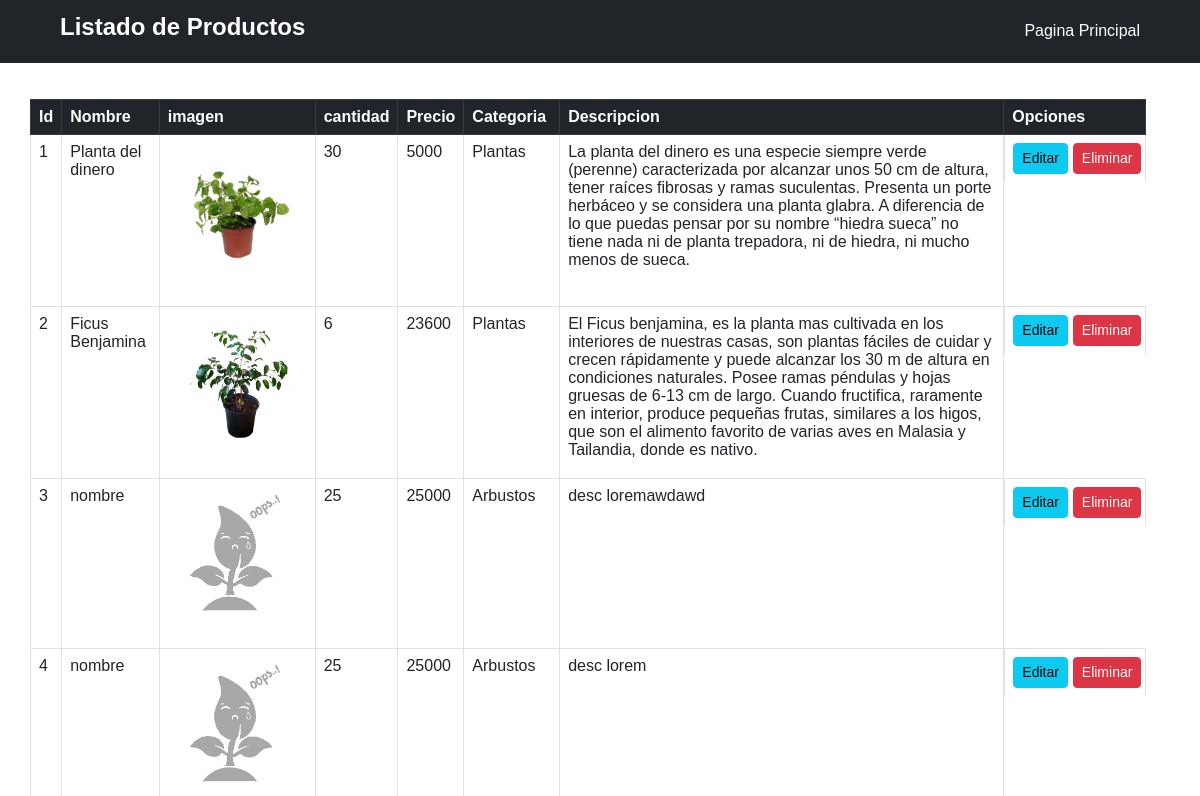
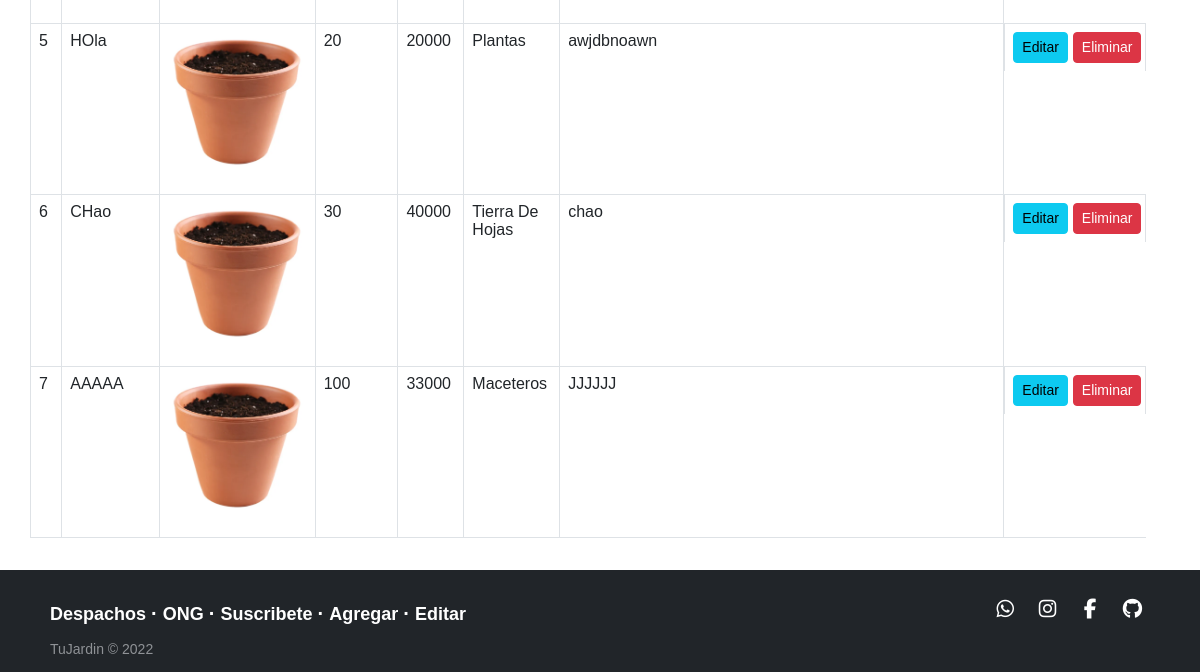
The page /crud on the database as committed earlier (2 pictures, top to bottom).
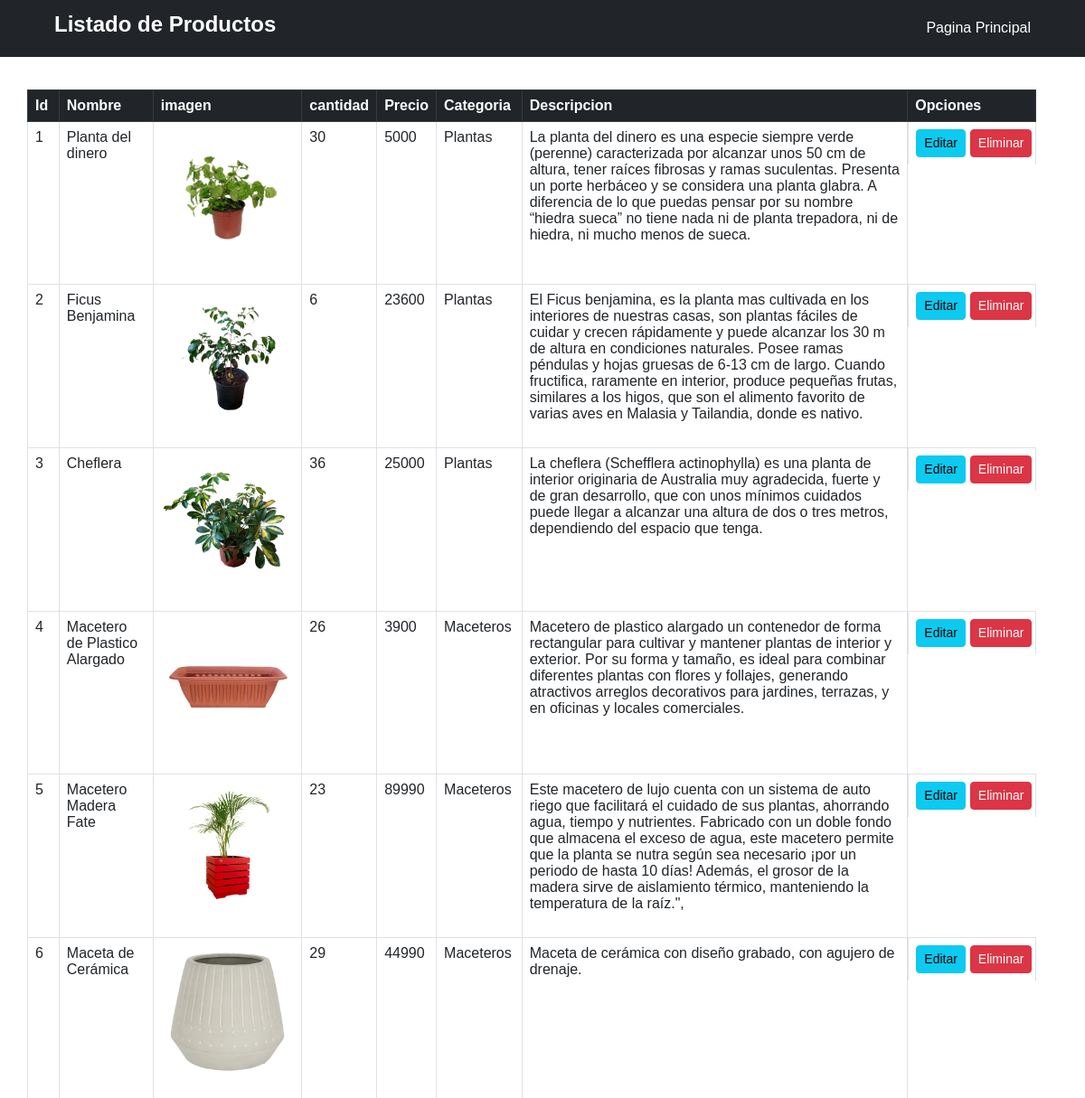
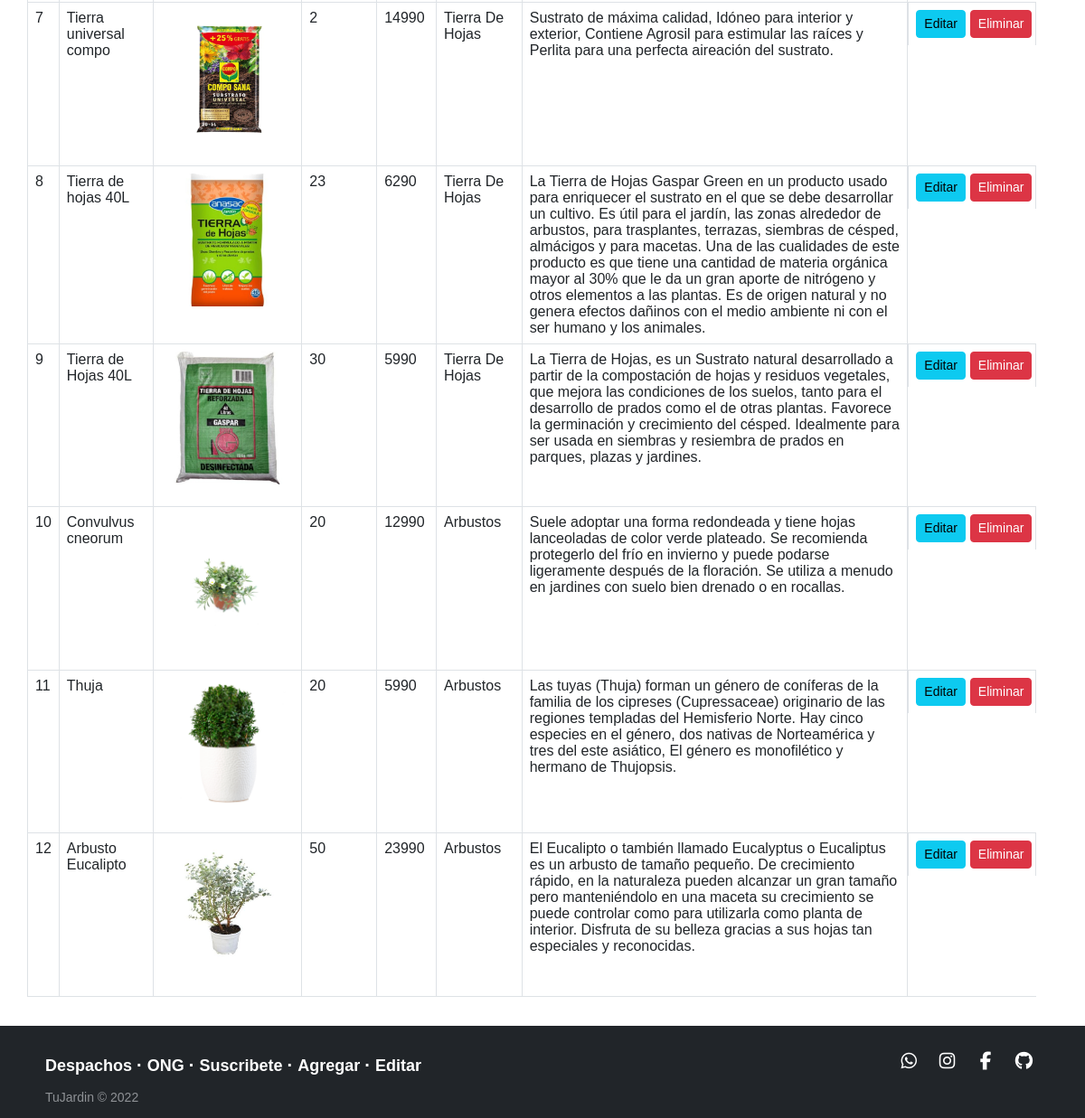
The same page on the database as committed later (2 pictures, top to bottom).
### core/models.py (models this page shows, shortened)
class Producto(models.Model):
    idProducto = models.AutoField(primary_key=True,verbose_name='id de Producto')
    nombre_prod = models.CharField(max_length=40,verbose_name='Nombre_prod')
    imagen_prod = models.ImageField(upload_to="Productos", null=True, blank=True) #python -m pip install Pillow   eso me lo pidio
    descripcion_prod = models.TextField(verbose_name='Descripcion')
    cantidad_prod = models.IntegerField(verbose_name='Cantidad de productos')
    precio_prod = models.IntegerField(verbose_name='Precio')
    categoria = models.ForeignKey(Categoria, null=True, blank=True, on_delete=models.CASCADE)

class Categoria(models.Model):
    idCategoria = models.IntegerField(primary_key=True, verbose_name='Id de categoria')
    nombreCategoria = models.CharField(max_length=50, verbose_name='Nombre de la Categoria')
    def __str__(self):
        return self.nombreCategoria

### core/views.py (the view)
# urls.py: path('crud', crud, name='crud'),
def crud(request):
    productos= Producto.objects.all()
    datos = {
        'productos': productos
    }
    return render(request, 'core/Crud.html', datos) #claro esto es solo una prueba la pagina puede cambiar

### core/templates/core/Crud.html (shortened to what this page needs)
<html lang="en">
{% load static %}
<head>
    <link href={% static 'core/css/index.css' %} rel="stylesheet" type="text/css">
    <link href="https://cdn.jsdelivr.net/npm/bootstrap@5.2.0-beta1/dist/css/bootstrap.min.css" rel="stylesheet">
</head>
<body>
    <nav class="navbar navbar-dark bg-dark">
        <span style="padding-left:5%;font-size: 1.5rem;font-weight: 700;" class="navbar-brand mb-2 h1">Listado de Productos</span>
        <a style="padding-right:5%; font-size: 1.0rem" class="linkMenu" href={% url 'index' %}>Pagina Principal</a>
    </nav>
<div class="row">
<div class="col">
    <div class="container" style="margin-top: 3%;height: 100%;">
        <div class="column">
            <div class="row">
                <div class="row mb-3">
                    <table class="table table-bordered" id="categorias">
                        <thead class="table-dark">
                            <tr>
                                <th>Id</th>
                                <th>Nombre</th>
                                <th>imagen</th>
                                <th>cantidad</th>
                                <th>Precio</th>
                                <th>Categoria</th>
                                <th>Descripcion</th>
                                <th>Opciones</th>
                            </tr>
                        </thead>
                    {% for ve in productos%}
                    <tr>
                        <td>{{ve.idProducto}}</td>
                        <td>{{ve.nombre_prod}}</td>
                        {% if ve.imagen_prod %}
                        <td><img id="container" class="img-fluid mb-3 fotito" src={{ve.imagen_prod.url}} alt="{{ve.nombre_prod}}"></td>
                        {% endif%}
                        {% if not ve.imagen_prod %}
                        <td><img id="container" class="img-fluid mb-3 fotito" src={% static "core/img/IMG.png" %} alt="{{ve.nombre_prod}}"></td>
                        {% endif%}
                        <td>{{ve.cantidad_prod}}</td>
                        <td>{{ve.precio_prod}}</td>
                        <td>{{ve.categoria}}</td>
                        <td>{{ve.descripcion_prod}}</td>
                        <td style="display: flex;">
                            <a style="margin-right:4%;" href="{% url 'mod' ve.idProducto %}" class="btn btn-info btn-sm">Editar</a>
                            <a href="{% url 'eliminar' ve.idProducto %}" class="btn btn-danger btn-sm">Eliminar</a>
                        </td>
                    </tr>
                    {% endfor %}
                </table>
                </div>
            </div>
        </div>
        </div>
    </div>
</div>
<div class="col">
<footer class="footer-distributed">
                <div class="footer-right">
                    <a href="#"><i class="fa fa-whatsapp"></i></a>
                    <a href="#"><i class="fa fa-instagram"></i></a>
                    <a href="#"><i class="fa fa-facebook"></i></a>
                    <a href="#"><i class="fa fa-github"></i></a>
                </div>
                <div class="footer-left">
                    <p class="footer-links">
                        <p class="footer-links">
                                      <a class="link-1" href={%url 'usuario' %}>Despachos</a>
                                      <a href="#">ONG</a>
                                      <a href="#">Suscribete</a>
                                      <a href={% url 'formulario' %}>Agregar</a>
                                      <a href={% url 'crud' %}>Editar</a>
                                  </p>
                    <p>TuJardin &copy; 2022</p>
                </div>
            </footer>
        </div>
</body>
</html>

### core/static/core/css/index.css (style rules this page uses)
* { font-family: 'league spartan', sans-serif; }
body { margin: 0; padding: 0; width: 100vw; height: 100vh; overflow-x:hidden; }
.linkMenu { text-decoration: none; color: white; }
.footer-distributed { background-color: #212529; box-shadow: 0 1px 1px 0 rgba(0, 0, 0, 0.12); box-sizing: border-box; width: 100%; text-align: left; font: normal 16px sans-serif; padding: 15px 50px; }
.footer-distributed .footer-left p { color: #8f9296; font-size: 14px; margin: 0; }
.footer-distributed p.footer-links { font-size: 18px; font-weight: bold; color: #ffffff; margin: 0 0 10px; padding: 0; transition: ease .25s; }
.footer-distributed p.footer-links a { display: inline-block; line-height: 1.8; text-decoration: none; color: inherit; transition: ease .25s; }
.footer-distributed .footer-links a:before { content: "·"; font-size: 20px; left: 0; color: #fff; display: inline-block; padding-right: 5px; }
.footer-distributed .footer-links .link-1:before { content: none; }
.footer-distributed .footer-right { float: right; margin-top: 6px; max-width: 180px; }
.footer-distributed .footer-right a { display: inline-block; width: 35px; height: 35px; padding-top: 8px; border-radius: 2px; font-size: 20px; color: #ffffff; text-align: center; line-height: 35px; margin-left: 3px; transition:all .25s; border-radius: 20px; }
h4, h2,small,a { margin: 0; padding: 0; }
a { text-decoration: none; }

Rows that differ between the two databases and show on the page:
changed Producto id 3: nombre_prod "nombre" → "Cheflera"; imagen_prod: picture added; cantidad_prod "25" → "36"; categoria "Arbustos" → "Plantas"; descripcion_prod "desc loremawdawd" → "La cheflera (Schefflera actinophylla) es una planta de interior originaria de Australia muy agradecida, fuerte y de gran desarrollo, que con unos mínimos cuidados puede llegar a alcanzar una altura de dos o tres metros, dependiendo del espacio que tenga."
changed Producto id 4: nombre_prod "nombre" → "Macetero de Plastico Alargado"; imagen_prod: picture added; cantidad_prod "25" → "26"; precio_prod "25000" → "3900"; categoria "Arbustos" → "Maceteros"; descripcion_prod "desc lorem" → "Macetero de plastico alargado un contenedor de forma rectangular para cultivar y mantener plantas de interior y exterior. Por su forma y tamaño, es ideal para combinar diferentes plantas con flores y follajes, generando atractivos arreglos decorativos para jardines, terrazas, y en oficinas y locales comerciales."
changed Producto id 5: nombre_prod "HOla" → "Macetero Madera Fate"; imagen_prod: a different picture; cantidad_prod "20" → "23"; precio_prod "20000" → "89990"; categoria "Plantas" → "Maceteros"; descripcion_prod "awjdbnoawn" → "Este macetero de lujo cuenta con un sistema de auto riego que facilitará el cuidado de sus plantas, ahorrando agua, tiempo y nutrientes. Fabricado con un doble fondo que almacena el exceso de agua, este macetero permite que la planta se nutra según sea necesario ¡por un periodo de hasta 10 días! Además, el grosor de la madera sirve de aislamiento térmico, manteniendo la temperatura de la raíz.\","
changed Producto id 6: nombre_prod "CHao" → "Maceta de Cerámica"; imagen_prod: a different picture; cantidad_prod "30" → "29"; precio_prod "40000" → "44990"; categoria "Tierra De Hojas" → "Maceteros"; descripcion_prod "chao" → "Maceta de cerámica con diseño grabado, con agujero de drenaje."
changed Producto id 7: nombre_prod "AAAAA" → "Tierra universal compo"; imagen_prod: a different picture; cantidad_prod "100" → "2"; precio_prod "33000" → "14990"; categoria "Maceteros" → "Tierra De Hojas"; descripcion_prod "JJJJJJ" → "Sustrato de máxima calidad, Idóneo para interior y exterior, Contiene Agrosil para estimular las raíces y Perlita para una perfecta aireación del sustrato."
added Producto: idProducto "8", nombre_prod "Tierra de hojas 40L", imagen_prod (picture), cantidad_prod "23", precio_prod "6290", categoria "Tierra De Hojas", descripcion_prod "La Tierra de Hojas Gaspar Green en un producto usado para enriquecer el sustrato en el que se debe desarrollar un cultivo. Es útil para el jardín, las zonas alrededor de arbustos, para trasplantes, terrazas, siembras de césped, almácigos y para macetas. Una de las cualidades de este producto es que tiene una cantidad de materia orgánica mayor al 30% que le da un gran aporte de nitrógeno y otros elementos a las plantas. Es de origen natural y no genera efectos dañinos con el medio ambiente ni con el ser humano y los animales."
added Producto: idProducto "9", nombre_prod "Tierra de Hojas 40L", imagen_prod (picture), cantidad_prod "30", precio_prod "5990", categoria "Tierra De Hojas", descripcion_prod "La Tierra de Hojas, es un Sustrato natural desarrollado a partir de la compostación de hojas y residuos vegetales, que mejora las condiciones de los suelos, tanto para el desarrollo de prados como el de otras plantas. Favorece la germinación y crecimiento del césped. Idealmente para ser usada en siembras y resiembra de prados en parques, plazas y jardines."
added Producto: idProducto "10", nombre_prod "Convulvus cneorum", imagen_prod (picture), cantidad_prod "20", precio_prod "12990", categoria "Arbustos", descripcion_prod "Suele adoptar una forma redondeada y tiene hojas lanceoladas de color verde plateado. Se recomienda protegerlo del frío en invierno y puede podarse ligeramente después de la floración. Se utiliza a menudo en jardines con suelo bien drenado o en rocallas."
added Producto: idProducto "11", nombre_prod "Thuja", imagen_prod (picture), cantidad_prod "20", precio_prod "5990", categoria "Arbustos", descripcion_prod "Las tuyas (Thuja) forman un género de coníferas de la familia de los cipreses (Cupressaceae) originario de las regiones templadas del Hemisferio Norte. Hay cinco especies en el género, dos nativas de Norteamérica y tres del este asiático, El género es monofilético y hermano de Thujopsis."
added Producto: idProducto "12", nombre_prod "Arbusto Eucalipto", imagen_prod (picture), cantidad_prod "50", precio_prod "23990", categoria "Arbustos", descripcion_prod "El Eucalipto o también llamado Eucalyptus o Eucaliptus es un arbusto de tamaño pequeño. De crecimiento rápido, en la naturaleza pueden alcanzar un gran tamaño pero manteniéndolo en una maceta su crecimiento se puede controlar como para utilizarla como planta de interior. Disfruta de su belleza gracias a sus hojas tan especiales y reconocidas."
